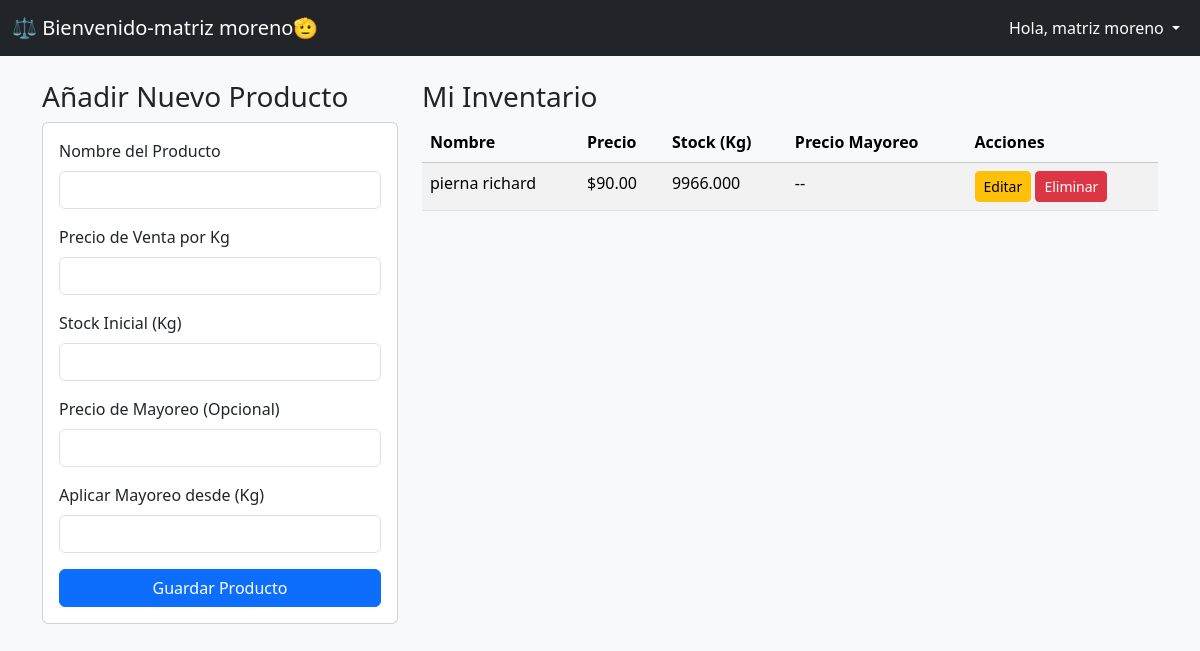
The app's page /inventario/ (signed in), older data.
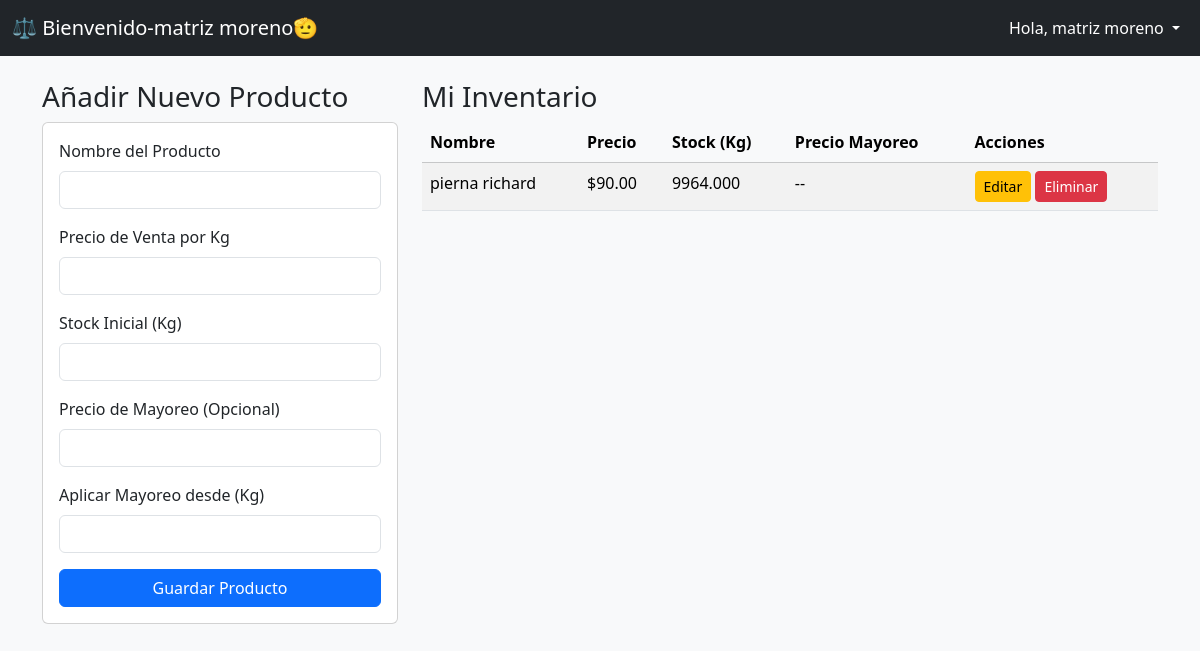
The same page, newer data.
### inventario/models.py (models this page shows, shortened)
class Producto(models.Model):
    empresa = models.ForeignKey(Empresa, on_delete=models.CASCADE) # <-- NUEVO: El producto pertenece a una empresa
    nombre = models.CharField(max_length=100) # Ya no necesita ser 'unique' globalmente
    precio = models.DecimalField(max_digits=10, decimal_places=2)
    stock = models.DecimalField(max_digits=10, decimal_places=3)
    precio_mayoreo = models.DecimalField(max_digits=10, decimal_places=2, null=True, blank=True)
    mayoreo_desde_kg = models.DecimalField(max_digits=10, decimal_places=3, null=True, blank=True)

### inventario/views.py (the view)
# urls.py: path('inventario/', views.gestion_inventario, name='gestion-inventario'),
@login_required
def gestion_inventario(request):
    empresa_del_usuario = request.user.profile.empresa
    if request.method == 'POST':
        form = ProductoForm(request.POST)
        if form.is_valid():
            producto = form.save(commit=False)
            producto.empresa = empresa_del_usuario
            producto.save()
            messages.success(request, f'Producto "{producto.nombre}" añadido correctamente.')
            return redirect('gestion-inventario')
    else:
        form = ProductoForm()
    productos_de_la_empresa = Producto.objects.filter(empresa=empresa_del_usuario).order_by('nombre')
    contexto = {'form': form, 'productos': productos_de_la_empresa}
    return render(request, 'inventario/gestion_inventario.html', contexto)

### inventario/forms.py
class ProductoForm(forms.ModelForm):
    class Meta:
        model = Producto
        fields = ['nombre', 'precio', 'stock', 'precio_mayoreo', 'mayoreo_desde_kg']
        labels = {
            'nombre': 'Nombre del Producto',
            'precio': 'Precio de Venta por Kg',
            'stock': 'Stock Inicial (Kg)',
            'precio_mayoreo': 'Precio de Mayoreo (Opcional)',
            'mayoreo_desde_kg': 'Aplicar Mayoreo desde (Kg)',
        }
        widgets = {
            'nombre': forms.TextInput(attrs={'class': 'form-control'}),
            'precio': forms.NumberInput(attrs={'class': 'form-control'}),
            'stock': forms.NumberInput(attrs={'class': 'form-control'}),
            'precio_mayoreo': forms.NumberInput(attrs={'class': 'form-control'}),
            'mayoreo_desde_kg': forms.NumberInput(attrs={'class': 'form-control'}),
        }

### inventario/templates/inventario/gestion_inventario.html (shortened to what this page needs)
{% extends "inventario/base.html" %}
{% block content %}
<div class="row g-4">
    <div class="col-md-4">
        <h3>Añadir Nuevo Producto</h3>
        <div class="card card-body">
            <form method="post" novalidate>
                {% for field in form %}
                    <div class="mb-3">
                        <label for="{{ field.id_for_label }}" class="form-label">{{ field.label }}</label>
                        {{ field }}
                    </div>
                {% endfor %}
                <div class="d-grid">
                    <button type="submit" class="btn btn-primary">Guardar Producto</button>
                </div>
            </form>
        </div>
    </div>
    <div class="col-md-8">
        <h3>Mi Inventario</h3>
        <div class="table-responsive">
            <table class="table table-striped table-hover">
               <thead class="table-light">
                  <tr>
                     <th>Nombre</th>
                     <th>Precio</th>
                     <th>Stock (Kg)</th>
                     <th>Precio Mayoreo</th>
                     <th>Acciones</th> </tr>
               </thead>
               <tbody>
                {% for producto in productos %}
                <tr>
                     <td>{{ producto.nombre }}</td>
                     <td>${{ producto.precio|floatformat:2 }}</td>
                     <td>{{ producto.stock }}</td>
                     <td>
                        {% if producto.precio_mayoreo %}
                             ${{ producto.precio_mayoreo|floatformat:2 }} desde {{ producto.mayoreo_desde_kg }} Kg
                        {% else %}
                            --
                        {% endif %}
                    </td>
                    <td>
                         <a href="{% url 'editar-producto' producto.id %}" class="btn btn-warning btn-sm">Editar</a>
                         <a href="{% url 'eliminar-producto' producto.id %}" class="btn btn-danger btn-sm">Eliminar</a>
                    </td>
                </tr>
                {% empty %}
                <tr>
                    <td colspan="5" class="text-center">Aún no has agregado ningún producto.</td>
                </tr>
                {% endfor %}
             </tbody>
           </table>
        </div>
    </div>
</div>
{% endblock %}

Row changes from the older to the newer data that the page shows:
changed Producto "pierna richard": stock "9966.000" → "9964.000"
